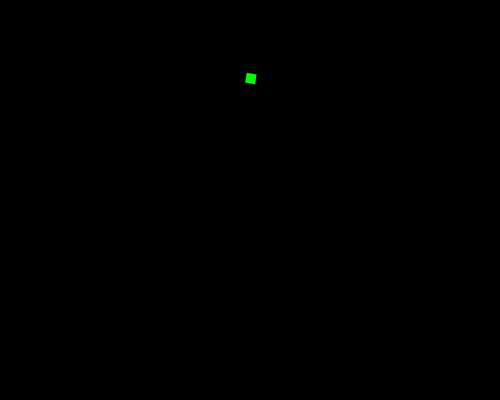
Frame 1 (no input)
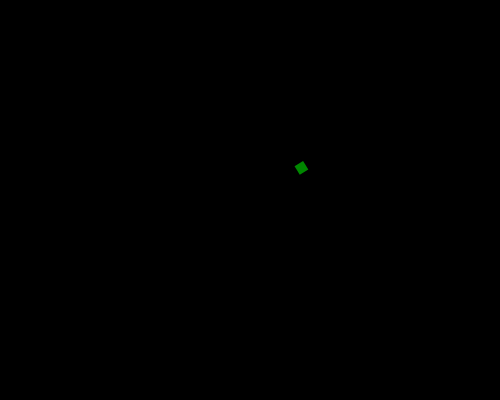
Frame 60 (no input)
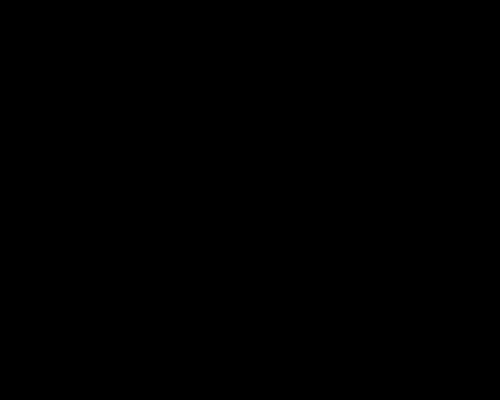
Frame 120 (the mouse pressed at the canvas centre since frame 60)

The p5.js sketch that drew these frames (run headless with seeded random() and noise() and a simulated clock; from frame 60 on, the mouse is pressed at the canvas centre):

// p5.js sketch
// ── sketch.js
var particle, gravity
function setup() {
	createCanvas(500, 400)
	particle = new Particle()
	gravity = createVector(0, .1)	
	noStroke()
}

function draw() {
	background(0)
	particle.update()
	particle.display()
}

function Particle(){
	this.loc = createVector(width/2, height/5),
	this.vel = createVector(random(-2,2), random(-2,0)),
	this.acc = createVector(),
	this.lifeSpan = 255
}

Particle.prototype = {
	update: function(){
		if(this.lifeSpan > 0){
			this.applyForce(gravity)
			this.vel.add(this.acc)
			this.loc.add(this.vel)
			this.acc.mult(0)
			this.lifeSpan -= 2
		}
	},
	display: function(){
		fill(0,255,0, this.lifeSpan)
		push()
		translate(this.loc.x, this.loc.y)
		rectMode(CENTER)
		rotate(this.vel.y*this.vel.x*1.1)
		rect(0,0, 10, 10)
		pop()
	},
	applyForce: function(f){
		var force = f.copy()
		this.acc.add(force)
	}
}

function mouseClicked(){
	particle = new Particle()	
}
